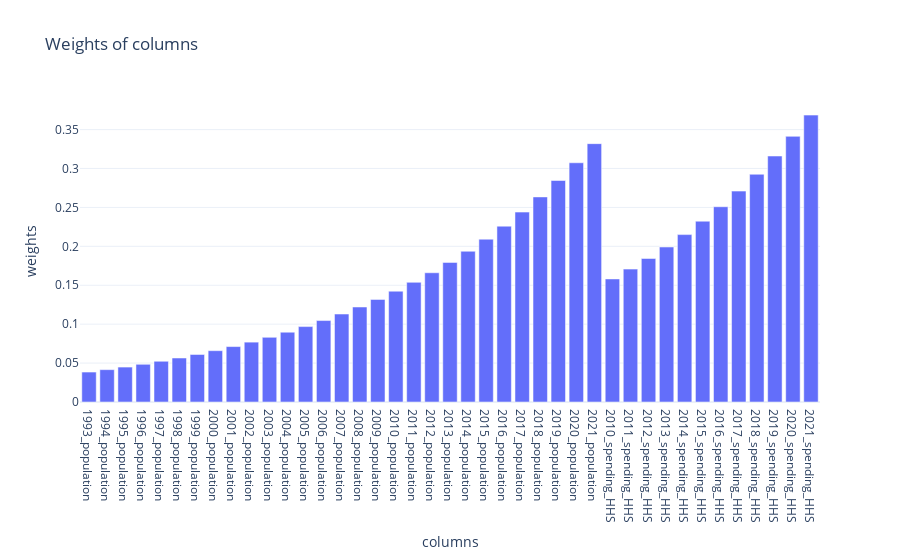

Here is the notebook cell this chart was saved with:
### Code cell
# You don't want to pass outcome and are interested in similarities
print(list_available_features())
f  = FipsQuery(42001, feature_groups_with_weights= {"population":4, "spending_HHS": 3})
f.find_euclidean_kins()
display(f.plot_weights())
display(f.euclidean_kins)

### Figure 1 — Plotly figure (JSON) as saved in the notebook; plotly's stock layout.template omitted (floating-point values rounded to 4 significant figures)
{"data": [{"type": "bar", "x": ["1993_population", "1994_population", "1995_population", "1996_population", "1997_population", "1998_population", "1999_population", "2000_population", "2001_population", "2002_population", "2003_population", "2004_population", "2005_population", "2006_population", "2007_population", "2008_population", "2009_population", "2010_population", "2011_population", "2012_population", "2013_population", "2014_population", "2015_population", "2016_population", "2017_population", "2018_population", "2019_population", "2020_population", "2021_population", "2010_spending_HHS", "2011_spending_HHS", "2012_spending_HHS", "2013_spending_HHS", "2014_spending_HHS", "2015_spending_HHS", "2016_spending_HHS", "2017_spending_HHS", "2018_spending_HHS", "2019_spending_HHS", "2020_spending_HHS", "2021_spending_HHS"], "y": [0.03847, 0.04155, 0.04488, 0.04847, 0.05234, 0.05653, 0.06105, 0.06594, 0.07121, 0.07691, 0.08306, 0.08971, 0.09688, 0.1046, 0.113, 0.122, 0.1318, 0.1424, 0.1537, 0.166, 0.1793, 0.1937, 0.2092, 0.2259, 0.244, 0.2635, 0.2846, 0.3073, 0.3319, 0.1581, 0.1707, 0.1844, 0.1991, 0.2151, 0.2323, 0.2509, 0.2709, 0.2926, 0.316, 0.3413, 0.3686]}], "layout": {"title": {"text": "Weights of columns"}, "xaxis": {"title": {"text": "columns"}}, "yaxis": {"title": {"text": "weights"}}}}
